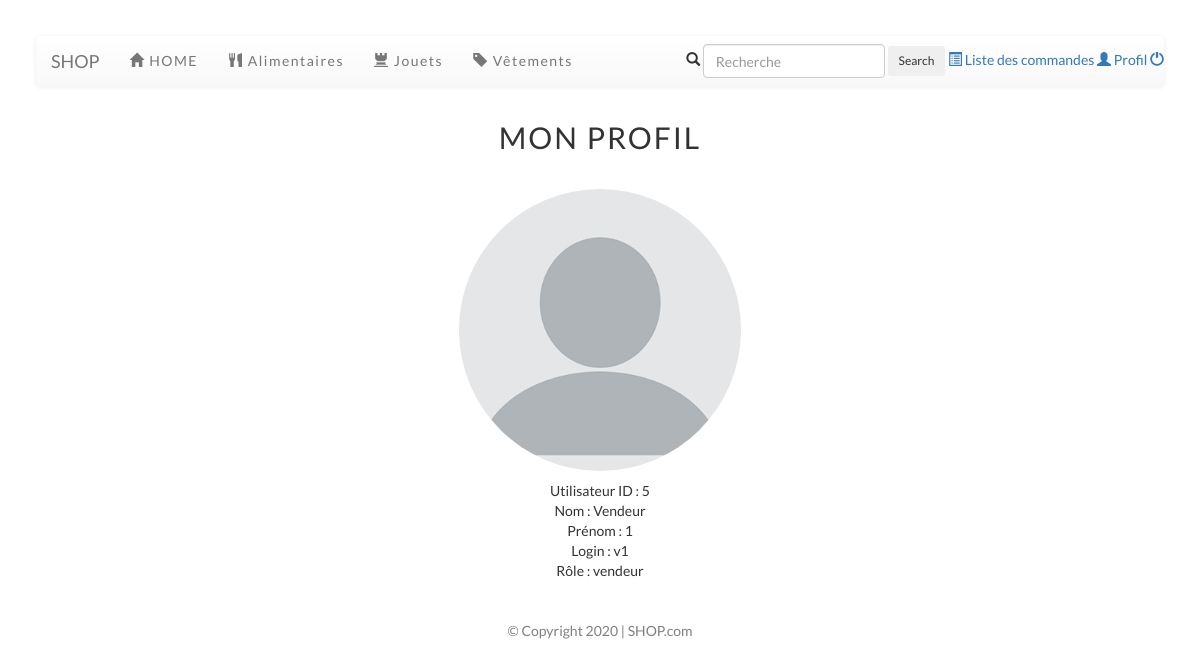
/info.php (signed in), run on the app's committed database.
### tables this page shows
CREATE TABLE `users` (
  `uid` int(11) NOT NULL,
  `nom` varchar(30) DEFAULT NULL,
  `prenom` varchar(30) DEFAULT NULL,
  `login` varchar(30) NOT NULL,
  `mdp` varchar(255) NOT NULL,
  `role` enum('acheteur','vendeur') NOT NULL DEFAULT 'acheteur'
);

### auth/loader.php (called while the page is built, shortened)
<?php
spl_autoload_register(function ($class) {
    $path = explode('\\',$class);
    $class = array_pop($path);
});
$idm = new Pw\Auth\Identity\IdentityManager();

### auth/IdentityManager.php (called while the page is built, shortened)
<?php
class IdentityManager implements \ArrayAccess{
    protected $storage;
    public function __construct(&$storage = null){
        if (is_array($storage)) {
            $this->storage = &$storage;
        } elseif ($storage instanceof ArrayAccess) {
            $this->storage = $storage;
        } else {
            $this->storage = &$_SESSION;
        }
    }
    public function hasIdentity(){
        return isset($this->storage[self::IDKEY]) && isset($this->storage[self::IDKEY]['identity']);
    }
    public function getRole(){
        return $this->storage[self::IDKEY]['roles'][0];
    }
    public function hasRoles(){
        return $this->hasIdentity() && isset($this->storage[self::IDKEY]['roles']);
    }
}

### info.php (the view, shortened to what this page needs)
<?php
	require ('auth/EtreAuthentifie.php');
	if($idm->getRole() == "acheteur"){
		require ('include/header_ach.php');
	} else {
		require ('include/header_ven.php');
	}
	$login = $idm->getIdentity();
    $res = $db -> prepare ('SELECT * FROM users WHERE login =?');
    $res->execute(array($login));
?>
<p class = "titre"> Mon profil </p>
<center>
	<p>
		<img src="img/user.jpg"/>
	</p>
	<p>
<?php
	foreach ($res as $value){
		$uid = $value ['uid'];
		$nom = $value ['nom'];
		$prenom = $value ['prenom'];
		$login = $value ['login'];
		$role = $value ['role'];
?>
		<td>Utilisateur ID : <?php echo $uid ;?></td><br/>
		<td>Nom : <?php echo htmlspecialchars ($nom) ;?></td><br/>
		<td>Prénom : <?php echo htmlspecialchars ($prenom) ;?></td><br/>
		<td>Login : <?php echo htmlspecialchars ($login) ;?></td><br/>
		<td>Rôle : <?php echo htmlspecialchars ($role) ;?></td><br/>
<?php
	}
?>
	</p>
</center>
<?php
	require ('include/footer.php');
?>

### include/header_ven.php (style rules this page uses)
.titre { text-align : center; text-transform: uppercase; letter-spacing: 2px; font-size : 3rem; margin-top: 3rem; margin-bottom: 3rem; }
body { font-family: "Lato"; padding : 3%; }
img { max-width: 25%; height: auto; border-radius: 50%; }

### data on the page
users: uid "5", nom "Vendeur", prenom "1", login "v1", role "vendeur"
